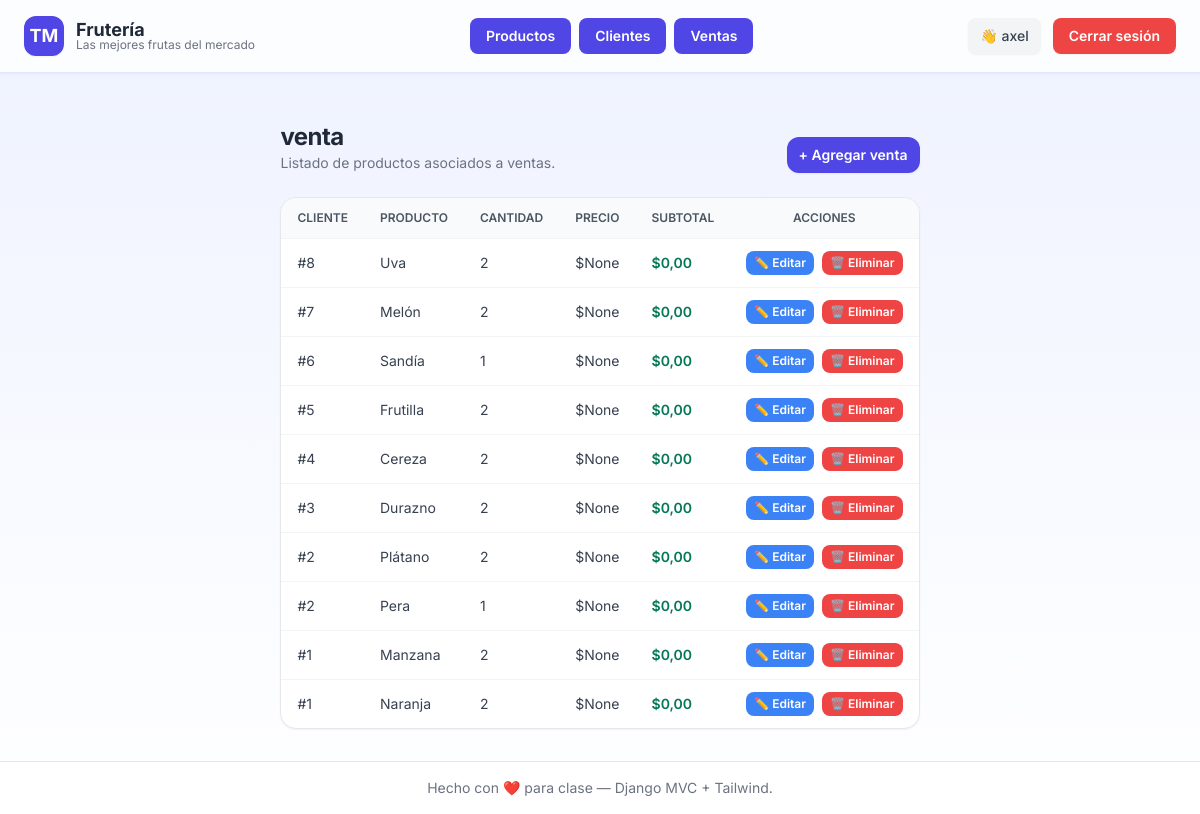
The app's page /detalles/ (signed in) with its own data.
### catalogo/models.py (models this page shows, shortened)
class DetalleVenta(models.Model):
    producto = models.ForeignKey('Producto', on_delete=models.CASCADE)
    cliente = models.ForeignKey('Cliente', on_delete=models.CASCADE, related_name='detalles')
    cantidad = models.PositiveIntegerField(default=1)
    precio = models.DecimalField(
        max_digits=10,
        decimal_places=2,
        editable=False,
        null=True,
        blank=True
    )
    subtotal = models.DecimalField(
        max_digits=10,
        decimal_places=2,
        editable=False,
        default=0,
        null=True,
        blank=True
    )
    created_at = models.DateTimeField(default=timezone.now)
    modified_at = models.DateTimeField(auto_now=True)

class Cliente(models.Model):
    id = models.AutoField(primary_key=True)
    rut = models.CharField(max_length=12, unique=True)
    nombre = models.CharField(max_length=150)
    correo = models.EmailField(max_length=100)
    telefono = models.CharField(max_length=20)
    direccion = models.CharField(max_length=200)
    created_at = models.DateTimeField(auto_now_add=True)
    modified_at = models.DateTimeField(auto_now=True)
    total_gastado = models.DecimalField(
        max_digits=10,
        decimal_places=2,
        default=0
    )

class Producto(models.Model):
    id = models.AutoField(primary_key=True)
    uuid = models.UUIDField(default=uuid.uuid4, editable=False)  # ← sin unique=True
    nombre = models.CharField(max_length=100)
    categoria = models.CharField(max_length=100, default='Sin categoría')
    precio = models.PositiveIntegerField(default=0)
    created_at = models.DateTimeField(auto_now_add=True)
    modified_at = models.DateTimeField(auto_now=True)

### catalogo/viewsDV.py (the view)
# urls.py: path('detalles/', viewsDV.detalleventa_lista, name='detalleventa_lista'),
@login_required
def detalleventa_lista(request):
    detalles = DetalleVenta.objects.order_by('-created_at')
    return render(request, 'catalogo/detalleventa_lista.html', {'detalles': detalles})

### catalogo/templates/catalogo/detalleventa_lista.html (shortened to what this page needs)
{% extends "catalogo/base.html" %}
{% block content %}
<section class="space-y-6">
  <div class="flex flex-col sm:flex-row gap-3 sm:items-end sm:justify-between">
    <div>
      <h2 class="text-2xl font-bold tracking-tight">venta</h2>
      <p class="text-sm text-gray-500">Listado de productos asociados a ventas.</p>
    </div>
    <a href="{% url 'detalleventa_crear' %}"
       class="inline-flex items-center justify-center rounded-xl bg-indigo-600 px-3 py-2 text-sm font-semibold text-white hover:bg-indigo-700 shadow-sm transition">
      + Agregar venta
    </a>
  </div>
  {% if detalles %}
  <div class="overflow-hidden rounded-2xl border border-gray-200 bg-white shadow-sm">
    <table class="min-w-full divide-y divide-gray-100">
      <thead class="bg-gray-50">
        <tr>
          <th class="px-4 py-3 text-left text-xs font-semibold uppercase text-gray-600">cliente</th>
          <th class="px-4 py-3 text-left text-xs font-semibold uppercase text-gray-600">Producto</th>
          <th class="px-4 py-3 text-left text-xs font-semibold uppercase text-gray-600">Cantidad</th>
          <th class="px-4 py-3 text-left text-xs font-semibold uppercase text-gray-600">Precio</th>
          <th class="px-4 py-3 text-left text-xs font-semibold uppercase text-gray-600">Subtotal</th>
          <th class="px-4 py-3 text-center text-xs font-semibold uppercase text-gray-600">Acciones</th>
        </tr>
      </thead>
      <tbody class="divide-y divide-gray-100">
        {% for d in detalles %}
        <tr class="hover:bg-indigo-50/40 transition">
          <td class="px-4 py-3 text-sm text-gray-700">#{{ d.cliente.id }}</td>
          <td class="px-4 py-3 text-sm text-gray-700">{{ d.producto.nombre }}</td>
          <td class="px-4 py-3 text-sm text-gray-700">{{ d.cantidad }}</td>
          <td class="px-4 py-3 text-sm text-gray-700">${{ d.precio }}</td>
          <td class="px-4 py-3 text-sm font-semibold text-emerald-700">${{ d.subtotal }}</td>
          <td class="px-4 py-3 text-center">
            <div class="flex justify-center gap-2">
              <a href="{% url 'detalleventa_editar' d.id %}" class="inline-flex items-center justify-center rounded-lg bg-blue-500 px-2 py-1 text-white text-xs font-semibold hover:bg-blue-600 transition">
                ✏️ Editar
              </a>
              <a href="{% url 'detalleventa_eliminar' d.id %}"
                 onclick="return confirm('¿Eliminar este detalle?');"
                 class="inline-flex items-center justify-center rounded-lg bg-red-500 px-2 py-1 text-white text-xs font-semibold hover:bg-red-600 transition">
                🗑️ Eliminar
              </a>
            </div>
          </td>
        </tr>
        {% endfor %}
      </tbody>
    </table>
  </div>
  {% endif %}
</section>
{% endblock %}

### catalogo/templates/catalogo/base.html (shortened to what this page needs)
{% load static %}
<!doctype html>
<html lang="es" class="h-full">
<head>
  <script src="https://cdn.tailwindcss.com"></script>
</head>
<body class="min-h-screen bg-gradient-to-b from-indigo-50 to-white text-gray-800 flex flex-col">
  <header class="bg-white/80 backdrop-blur border-b border-indigo-100 shadow-sm">
    <div class="max-w-7xl mx-auto px-6 py-4 flex flex-wrap items-center justify-between gap-4">
      <a href="{% url 'home' %}" class="flex items-center gap-3 group">
        <span class="inline-flex h-10 w-10 items-center justify-center rounded-xl bg-indigo-600 text-white text-lg font-bold shadow-sm transition-transform group-hover:scale-105">TM</span>
        <div>
          <p class="text-lg font-bold leading-tight group-hover:text-indigo-600 transition-colors">Frutería</p>
          <p class="text-xs text-gray-500 -mt-1">Las mejores frutas del mercado</p>
        </div>
      </a>
      <nav class="flex flex-wrap justify-center gap-2">
        <a href="{% url 'producto_lista' %}"
           class="px-4 py-2 rounded-lg text-sm font-semibold text-white bg-indigo-600 hover:bg-indigo-700 transition">
          Productos
        </a>
        <a href="{% url 'cliente_lista' %}"
           class="px-4 py-2 rounded-lg text-sm font-semibold text-white bg-indigo-600 hover:bg-indigo-700 transition">
          Clientes
        </a>
        <a href="{% url 'detalleventa_lista' %}"
           class="px-4 py-2 rounded-lg text-sm font-semibold text-white bg-indigo-600 hover:bg-indigo-700 transition">
          Ventas
        </a>
      </nav>
      <div class="flex flex-wrap justify-end items-center gap-3">
        {% if user.is_authenticated %}
          <span class="px-3 py-2 text-sm font-medium text-gray-700 bg-gray-100 rounded-lg shadow-sm">
            👋 {{ user.username }}
          </span>
          <form method="post" action="{% url 'logout' %}" class="inline">
            <button type="submit"
                    class="px-4 py-2 rounded-lg text-sm font-semibold text-white bg-red-500 hover:bg-red-600 shadow-sm transition">
              Cerrar sesión
            </button>
          </form>
        {% endif %}
      </div>
    </div>
  </header>
  <main class="flex-1 max-w-6xl mx-auto px-6 py-8">
    {% block content %}{% endblock %}
  </main>
  <footer class="border-t bg-white/70 backdrop-blur text-center py-4 text-sm text-gray-500">
    Hecho con ❤️ para clase — Django MVC + Tailwind.
  </footer>
</body>
</html>

### catalogo/templates/catalogo/base.html (style rules this page uses)
body { font-family: 'Inter', sans-serif; }

### records on screen
DetalleVenta: cliente.id "8", producto.nombre "Uva", cantidad "2", precio "None", subtotal "0,00"
DetalleVenta: cliente.id "7", producto.nombre "Melón", cantidad "2", precio "None", subtotal "0,00"
DetalleVenta: cliente.id "6", producto.nombre "Sandía", cantidad "1", precio "None", subtotal "0,00"
DetalleVenta: cliente.id "5", producto.nombre "Frutilla", cantidad "2", precio "None", subtotal "0,00"
DetalleVenta: cliente.id "4", producto.nombre "Cereza", cantidad "2", precio "None", subtotal "0,00"
DetalleVenta: cliente.id "3", producto.nombre "Durazno", cantidad "2", precio "None", subtotal "0,00"
DetalleVenta: cliente.id "2", producto.nombre "Plátano", cantidad "2", precio "None", subtotal "0,00"
DetalleVenta: cliente.id "2", producto.nombre "Pera", cantidad "1", precio "None", subtotal "0,00"
DetalleVenta: cliente.id "1", producto.nombre "Manzana", cantidad "2", precio "None", subtotal "0,00"
DetalleVenta: cliente.id "1", producto.nombre "Naranja", cantidad "2", precio "None", subtotal "0,00"

### other values on screen
{{ user.username }} "axel"
